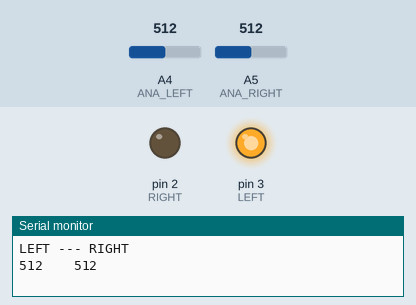
Bench run of a sketch on a simulated Arduino Uno, built with avr-gcc and run on an emulated ATmega328P. On the bench: output pins drawn as LEDs (lit = HIGH), the last lines printed to the serial monitor. The test bench sets the inputs (shaded band); at power-on: A5 (ANA_RIGHT) = 512, A4 (ANA_LEFT) = 512.

Above: at 1.8 s.
1.9 s: A5 (ANA_RIGHT) set to 523
At 3.2 s:
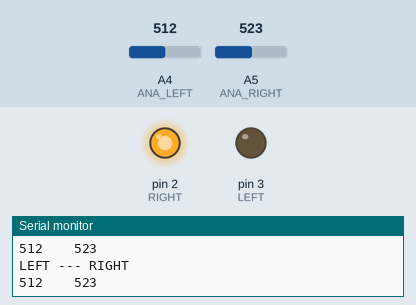
3.5 s: A5 (ANA_RIGHT) set to 511
At 5.0 s:
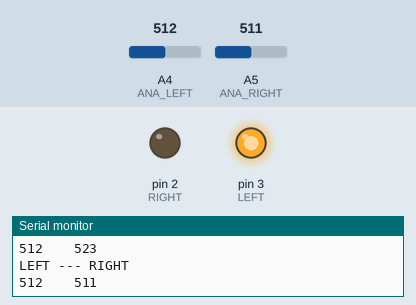
5.5 s: A5 (ANA_RIGHT) set to 716
At 6.6 s:
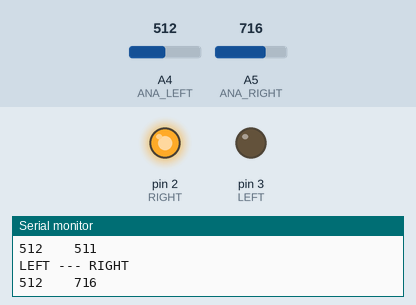
Timing chart, 0 to 8.5 s (numbered marks = the images above; inputs shaded):
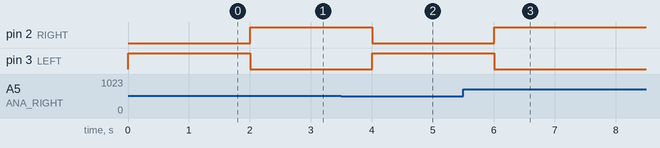

The sketch:

arduino4.8.ino
```cpp
#define RIGHT 2
#define LEFT 3
#define ANA_RIGHT A5
#define ANA_LEFT A4

void setup() {
    pinMode(LEFT,OUTPUT);
    pinMode(RIGHT,OUTPUT);
    Serial.begin(9600);
}

void loop() {
    if(analogRead(ANA_RIGHT) > analogRead(ANA_LEFT))
    {
        digitalWrite(LEFT, LOW);
        digitalWrite(RIGHT, HIGH);
    }
    else
    {
        digitalWrite(LEFT, HIGH);
        digitalWrite(RIGHT, LOW);
    }
    delay(1000);
    Serial.println("LEFT --- RIGHT");
    Serial.print(analogRead(ANA_LEFT));
    Serial.print("    ");
    Serial.print(analogRead(ANA_RIGHT));
    Serial.print("\n");

}
```

Measured:
- the behaviour switches between 512 and 513 on A5 (ANA_RIGHT) (found by bisection; images 0 and 1)
- after the input at 1.9 s, pin 2 (RIGHT): LOW → HIGH after 0.10 s; pin 3 (LEFT): HIGH → LOW after 0.10 s
- after the input at 3.5 s, pin 2 (RIGHT): HIGH → LOW after 0.50 s; pin 3 (LEFT): LOW → HIGH after 0.50 s
- after the input at 5.5 s, pin 2 (RIGHT): LOW → HIGH after 0.51 s; pin 3 (LEFT): HIGH → LOW after 0.51 s
